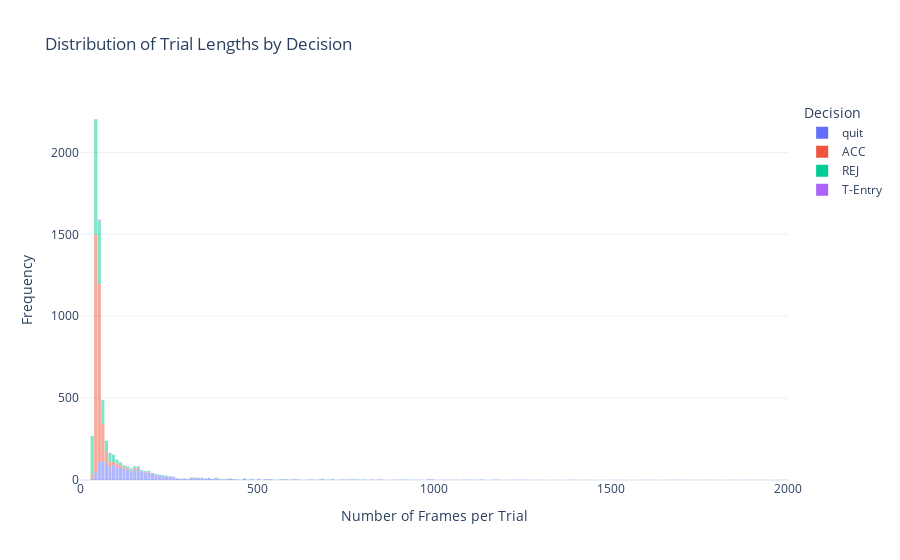

The notebook cell this image was saved under:
### Code cell
# Define the histogram
fig = px.histogram(result_df, x='trial_length', color='decision',
                   title='Distribution of Trial Lengths by Decision',
                   labels={'trial_length': 'Number of Frames per Trial'},
                   nbins=2000,  # Set number of bins
                   opacity=0.5)  # Set opacity for overlapping

# Customize layout
fig.update_layout(
    xaxis_title='Number of Frames per Trial',
    yaxis_title='Frequency',
    bargap=0.1,
    legend_title='Decision',
    template='plotly_white',
)
fig.update_xaxes(range=[0, 2000])
# Show the figure
fig.show()

### Figure 1 — Plotly figure (JSON) as saved in the notebook; plotly's stock layout.template omitted (floating-point values rounded to 4 significant figures; data arrays with more than 128 entries replaced by an {"elided": "..."} marker saying what was removed)
{"data": [{"alignmentgroup": "True", "bingroup": "x", "hovertemplate": "decision=quit<br>Number of Frames per Trial=%{x}<br>count=%{y}<extra></extra>", "legendgroup": "quit", "marker": {"color": "#636efa", "opacity": 0.5, "pattern": {"shape": ""}}, "name": "quit", "nbinsx": 2000, "offsetgroup": "quit", "orientation": "v", "showlegend": true, "type": "histogram", "x": {"elided": "1665 int values"}, "xaxis": "x", "yaxis": "y"}, {"alignmentgroup": "True", "bingroup": "x", "hovertemplate": "decision=ACC<br>Number of Frames per Trial=%{x}<br>count=%{y}<extra></extra>", "legendgroup": "ACC", "marker": {"color": "#EF553B", "opacity": 0.5, "pattern": {"shape": ""}}, "name": "ACC", "nbinsx": 2000, "offsetgroup": "ACC", "orientation": "v", "showlegend": true, "type": "histogram", "x": {"elided": "3017 int values"}, "xaxis": "x", "yaxis": "y"}, {"alignmentgroup": "True", "bingroup": "x", "hovertemplate": "decision=REJ<br>Number of Frames per Trial=%{x}<br>count=%{y}<extra></extra>", "legendgroup": "REJ", "marker": {"color": "#00cc96", "opacity": 0.5, "pattern": {"shape": ""}}, "name": "REJ", "nbinsx": 2000, "offsetgroup": "REJ", "orientation": "v", "showlegend": true, "type": "histogram", "x": {"elided": "1863 int values"}, "xaxis": "x", "yaxis": "y"}, {"alignmentgroup": "True", "bingroup": "x", "hovertemplate": "decision=T-Entry<br>Number of Frames per Trial=%{x}<br>count=%{y}<extra></extra>", "legendgroup": "T-Entry", "marker": {"color": "#ab63fa", "opacity": 0.5, "pattern": {"shape": ""}}, "name": "T-Entry", "nbinsx": 2000, "offsetgroup": "T-Entry", "orientation": "v", "showlegend": true, "type": "histogram", "x": [54, 83, 58, 59, 60, 80, 50, 52, 52, 45, 50, 50, 85, 49, 56, 69, 44, 66, 49, 123, 56], "xaxis": "x", "yaxis": "y"}], "layout": {"bargap": 0.1, "barmode": "relative", "legend": {"title": {"text": "Decision"}, "tracegroupgap": 0}, "title": {"text": "Distribution of Trial Lengths by Decision"}, "xaxis": {"anchor": "y", "domain": [0, 1], "range": [0, 2000], "title": {"text": "Number of Frames per Trial"}}, "yaxis": {"anchor": "x", "domain": [0, 1], "title": {"text": "Frequency"}}}}
